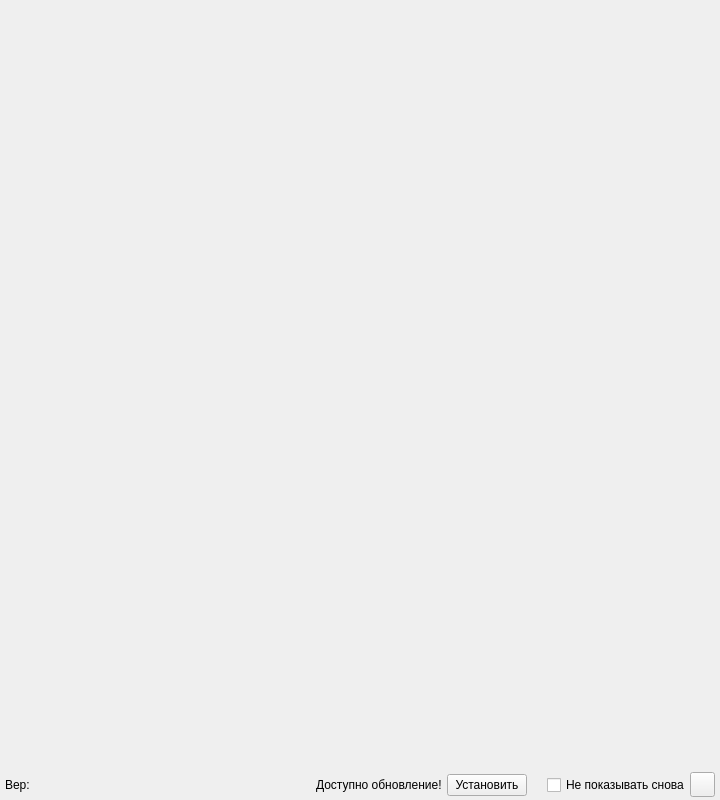
<?xml version="1.0" encoding="UTF-8"?>
<ui version="4.0">
 <class>main_window</class>
 <widget class="QMainWindow" name="main_window">
  <property name="geometry">
   <rect>
    <x>0</x>
    <y>0</y>
    <width>720</width>
    <height>800</height>
   </rect>
  </property>
  <property name="sizePolicy">
   <sizepolicy hsizetype="Fixed" vsizetype="Fixed">
    <horstretch>0</horstretch>
    <verstretch>0</verstretch>
   </sizepolicy>
  </property>
  <property name="minimumSize">
   <size>
    <width>720</width>
    <height>800</height>
   </size>
  </property>
  <property name="maximumSize">
   <size>
    <width>720</width>
    <height>800</height>
   </size>
  </property>
  <property name="windowTitle">
   <string>MainWindow</string>
  </property>
  <widget class="QWidget" name="main_widget">
   <layout class="QVBoxLayout" name="main_layout">
    <property name="spacing">
     <number>0</number>
    </property>
    <property name="leftMargin">
     <number>0</number>
    </property>
    <property name="topMargin">
     <number>0</number>
    </property>
    <property name="rightMargin">
     <number>0</number>
    </property>
    <property name="bottomMargin">
     <number>0</number>
    </property>
    <item>
     <widget class="QWidget" name="game_widget" native="true">
      <property name="sizePolicy">
       <sizepolicy hsizetype="Expanding" vsizetype="Expanding">
        <horstretch>0</horstretch>
        <verstretch>0</verstretch>
       </sizepolicy>
      </property>
      <layout class="QVBoxLayout" name="game_layout">
       <property name="spacing">
        <number>0</number>
       </property>
       <property name="leftMargin">
        <number>0</number>
       </property>
       <property name="topMargin">
        <number>0</number>
       </property>
       <property name="rightMargin">
        <number>0</number>
       </property>
       <property name="bottomMargin">
        <number>0</number>
       </property>
      </layout>
     </widget>
    </item>
    <item>
     <widget class="QWidget" name="bottom_widget" native="true">
      <property name="sizePolicy">
       <sizepolicy hsizetype="Expanding" vsizetype="Fixed">
        <horstretch>0</horstretch>
        <verstretch>0</verstretch>
       </sizepolicy>
      </property>
      <property name="minimumSize">
       <size>
        <width>0</width>
        <height>30</height>
       </size>
      </property>
      <property name="maximumSize">
       <size>
        <width>16777215</width>
        <height>30</height>
       </size>
      </property>
      <layout class="QHBoxLayout" name="bottom_layout">
       <property name="spacing">
        <number>10</number>
       </property>
       <property name="leftMargin">
        <number>5</number>
       </property>
       <property name="topMargin">
        <number>0</number>
       </property>
       <property name="rightMargin">
        <number>0</number>
       </property>
       <property name="bottomMargin">
        <number>0</number>
       </property>
       <item>
        <widget class="QLabel" name="version_label">
         <property name="text">
          <string>Вер:</string>
         </property>
        </widget>
       </item>
       <item>
        <widget class="QWidget" name="update_widget" native="true">
         <layout class="QHBoxLayout" name="update_layout">
          <property name="spacing">
           <number>5</number>
          </property>
          <property name="leftMargin">
           <number>5</number>
          </property>
          <property name="topMargin">
           <number>0</number>
          </property>
          <property name="rightMargin">
           <number>0</number>
          </property>
          <property name="bottomMargin">
           <number>0</number>
          </property>
          <item>
           <widget class="QLabel" name="update_label">
            <property name="text">
             <string>Доступно обновление!</string>
            </property>
           </widget>
          </item>
          <item>
           <widget class="QPushButton" name="update_button">
            <property name="sizePolicy">
             <sizepolicy hsizetype="Maximum" vsizetype="Fixed">
              <horstretch>0</horstretch>
              <verstretch>0</verstretch>
             </sizepolicy>
            </property>
            <property name="text">
             <string>Установить</string>
            </property>
           </widget>
          </item>
          <item>
           <layout class="QHBoxLayout" name="close_layout">
            <property name="spacing">
             <number>0</number>
            </property>
            <property name="leftMargin">
             <number>15</number>
            </property>
            <property name="rightMargin">
             <number>5</number>
            </property>
            <item>
             <widget class="QCheckBox" name="dont_show_again_check_box">
              <property name="text">
               <string>Не показывать снова</string>
              </property>
             </widget>
            </item>
            <item>
             <widget class="QPushButton" name="close_button">
              <property name="sizePolicy">
               <sizepolicy hsizetype="Fixed" vsizetype="Fixed">
                <horstretch>0</horstretch>
                <verstretch>0</verstretch>
               </sizepolicy>
              </property>
              <property name="minimumSize">
               <size>
                <width>25</width>
                <height>25</height>
               </size>
              </property>
              <property name="maximumSize">
               <size>
                <width>25</width>
                <height>25</height>
               </size>
              </property>
              <property name="text">
               <string/>
              </property>
             </widget>
            </item>
           </layout>
          </item>
         </layout>
        </widget>
       </item>
      </layout>
     </widget>
    </item>
   </layout>
  </widget>
 </widget>
 <resources/>
 <connections/>
</ui>
